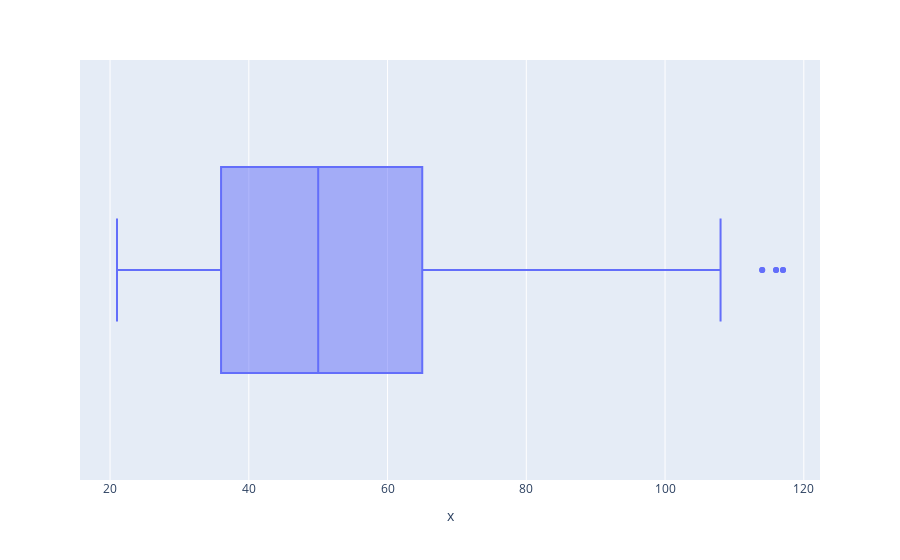

Write notebook code for a chart like this one.
### Code cell
fig = px.box(x = df.age);
fig.show();

### Figure 1 — Plotly figure (JSON) as saved in the notebook; plotly's stock layout.template omitted (floating-point values rounded to 4 significant figures; data arrays with more than 128 entries replaced by an {"elided": "..."} marker saying what was removed)
{"data": [{"alignmentgroup": "True", "hovertemplate": "x=%{x}<extra></extra>", "legendgroup": "", "marker": {"color": "#636efa"}, "name": "", "notched": false, "offsetgroup": "", "orientation": "h", "showlegend": false, "type": "box", "x": {"elided": "19225 int values"}, "x0": " ", "xaxis": "x", "y0": " ", "yaxis": "y"}], "layout": {"boxmode": "group", "legend": {"tracegroupgap": 0}, "margin": {"t": 60}, "xaxis": {"anchor": "y", "domain": [0, 1], "title": {"text": "x"}}, "yaxis": {"anchor": "x", "domain": [0, 1]}}}
